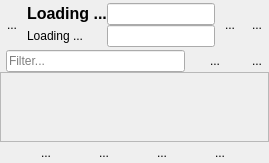
      <widget class="QWidget" name="page">
       <layout class="QVBoxLayout" name="verticalLayout_2">
        <property name="spacing">
         <number>0</number>
        </property>
        <property name="leftMargin">
         <number>0</number>
        </property>
        <property name="topMargin">
         <number>0</number>
        </property>
        <property name="rightMargin">
         <number>0</number>
        </property>
        <property name="bottomMargin">
         <number>0</number>
        </property>
        <item>
         <widget class="QWidget" name="widget" native="true">
          <layout class="QHBoxLayout" name="horizontalLayout_17">
           <property name="spacing">
            <number>3</number>
           </property>
           <property name="leftMargin">
            <number>0</number>
           </property>
           <property name="topMargin">
            <number>3</number>
           </property>
           <property name="rightMargin">
            <number>0</number>
           </property>
           <property name="bottomMargin">
            <number>3</number>
           </property>
           <item>
            <widget class="QToolButton" name="toolButton_17">
             <property name="maximumSize">
              <size>
               <width>32</width>
               <height>32</height>
              </size>
             </property>
             <property name="focusPolicy">
              <enum>Qt::NoFocus</enum>
             </property>
             <property name="text">
              <string>...</string>
             </property>
             <property name="icon">
              <iconset>
               <normaloff>:/icons/icon_avatar_40.png</normaloff>:/icons/icon_avatar_40.png</iconset>
             </property>
             <property name="iconSize">
              <size>
               <width>32</width>
               <height>32</height>
              </size>
             </property>
             <property name="autoRaise">
              <bool>true</bool>
             </property>
            </widget>
           </item>
           <item>
            <layout class="QVBoxLayout" name="verticalLayout">
             <property name="spacing">
              <number>0</number>
             </property>
             <item>
              <layout class="QHBoxLayout" name="horizontalLayout">
               <property name="spacing">
                <number>0</number>
               </property>
               <item>
                <widget class="QLabel" name="label_2">
                 <property name="sizePolicy">
                  <sizepolicy hsizetype="Expanding" vsizetype="Preferred">
                   <horstretch>0</horstretch>
                   <verstretch>0</verstretch>
                  </sizepolicy>
                 </property>
                 <property name="font">
                  <font>
                   <pointsize>12</pointsize>
                   <weight>75</weight>
                   <bold>true</bold>
                  </font>
                 </property>
                 <property name="text">
                  <string>Loading ...</string>
                 </property>
                 <property name="textInteractionFlags">
                  <set>Qt::TextSelectableByMouse</set>
                 </property>
                </widget>
               </item>
               <item>
                <widget class="QLineEdit" name="lineEdit_5"/>
               </item>
              </layout>
             </item>
             <item>
              <layout class="QHBoxLayout" name="horizontalLayout_16">
               <property name="spacing">
                <number>0</number>
               </property>
               <item>
                <widget class="QLabel" name="label_3">
                 <property name="sizePolicy">
                  <sizepolicy hsizetype="Expanding" vsizetype="Preferred">
                   <horstretch>0</horstretch>
                   <verstretch>0</verstretch>
                  </sizepolicy>
                 </property>
                 <property name="text">
                  <string>Loading ...</string>
                 </property>
                 <property name="textInteractionFlags">
                  <set>Qt::TextSelectableByMouse</set>
                 </property>
                </widget>
               </item>
               <item>
                <widget class="QLineEdit" name="lineEdit_6"/>
               </item>
              </layout>
             </item>
            </layout>
           </item>
           <item>
            <widget class="QToolButton" name="toolButton">
             <property name="focusPolicy">
              <enum>Qt::NoFocus</enum>
             </property>
             <property name="text">
              <string>...</string>
             </property>
             <property name="icon">
              <iconset>
               <normaloff>:/icons/online_30.png</normaloff>:/icons/online_30.png</iconset>
             </property>
             <property name="toolButtonStyle">
              <enum>Qt::ToolButtonIconOnly</enum>
             </property>
             <property name="autoRaise">
              <bool>true</bool>
             </property>
            </widget>
           </item>
           <item>
            <widget class="QToolButton" name="toolButton_32">
             <property name="focusPolicy">
              <enum>Qt::NoFocus</enum>
             </property>
             <property name="toolTip">
              <string>logout</string>
             </property>
             <property name="text">
              <string>...</string>
             </property>
             <property name="icon">
              <iconset>
               <normaloff>:/icons/power-button-off.png</normaloff>:/icons/power-button-off.png</iconset>
             </property>
             <property name="iconSize">
              <size>
               <width>22</width>
               <height>22</height>
              </size>
             </property>
             <property name="toolButtonStyle">
              <enum>Qt::ToolButtonIconOnly</enum>
             </property>
             <property name="autoRaise">
              <bool>true</bool>
             </property>
            </widget>
           </item>
          </layout>
         </widget>
        </item>
        <item>
         <layout class="QHBoxLayout" name="horizontalLayout_2">
          <property name="spacing">
           <number>0</number>
          </property>
          <property name="leftMargin">
           <number>6</number>
          </property>
          <item>
           <widget class="QLineEdit" name="lineEdit">
            <property name="placeholderText">
             <string>Filter...</string>
            </property>
           </widget>
          </item>
          <item>
           <widget class="QToolButton" name="toolButton_2">
            <property name="minimumSize">
             <size>
              <width>60</width>
              <height>0</height>
             </size>
            </property>
            <property name="focusPolicy">
             <enum>Qt::NoFocus</enum>
            </property>
            <property name="toolTip">
             <string>filter and order</string>
            </property>
            <property name="text">
             <string>...</string>
            </property>
            <property name="autoRaise">
             <bool>true</bool>
            </property>
           </widget>
          </item>
          <item>
           <widget class="QToolButton" name="toolButton_3">
            <property name="focusPolicy">
             <enum>Qt::NoFocus</enum>
            </property>
            <property name="toolTip">
             <string>remove only me groups</string>
            </property>
            <property name="text">
             <string>...</string>
            </property>
            <property name="icon">
             <iconset>
              <normaloff>:/icons/remove-symbol_gray64.png</normaloff>:/icons/remove-symbol_gray64.png</iconset>
            </property>
            <property name="autoRaise">
             <bool>true</bool>
            </property>
           </widget>
          </item>
         </layout>
        </item>
        <item>
         <widget class="QScrollArea" name="scrollArea">
          <property name="sizePolicy">
           <sizepolicy hsizetype="Preferred" vsizetype="Expanding">
            <horstretch>0</horstretch>
            <verstretch>0</verstretch>
           </sizepolicy>
          </property>
          <property name="focusPolicy">
           <enum>Qt::NoFocus</enum>
          </property>
          <property name="horizontalScrollBarPolicy">
           <enum>Qt::ScrollBarAlwaysOff</enum>
          </property>
          <property name="widgetResizable">
           <bool>true</bool>
          </property>
          <property name="alignment">
           <set>Qt::AlignLeading|Qt::AlignLeft|Qt::AlignTop</set>
          </property>
          <widget class="QWidget" name="scrollAreaWidgetContents">
           <property name="geometry">
            <rect>
             <x>0</x>
             <y>0</y>
             <width>364</width>
             <height>16</height>
            </rect>
           </property>
           <property name="sizePolicy">
            <sizepolicy hsizetype="Preferred" vsizetype="Fixed">
             <horstretch>0</horstretch>
             <verstretch>0</verstretch>
            </sizepolicy>
           </property>
           <layout class="QVBoxLayout" name="verticalLayout_9">
            <property name="spacing">
             <number>0</number>
            </property>
            <property name="leftMargin">
             <number>0</number>
            </property>
            <property name="topMargin">
             <number>0</number>
            </property>
            <property name="rightMargin">
             <number>0</number>
            </property>
            <property name="bottomMargin">
             <number>0</number>
            </property>
           </layout>
          </widget>
         </widget>
        </item>
        <item>
         <layout class="QHBoxLayout" name="horizontalLayout_3">
          <property name="spacing">
           <number>0</number>
          </property>
          <item>
           <widget class="QToolButton" name="toolButton_4">
            <property name="text">
             <string>...</string>
            </property>
            <property name="icon">
             <iconset>
              <normaloff>:/icons/add-square-button-gray.png</normaloff>:/icons/add-square-button-gray.png</iconset>
            </property>
            <property name="iconSize">
             <size>
              <width>22</width>
              <height>22</height>
             </size>
            </property>
            <property name="autoRaise">
             <bool>true</bool>
            </property>
           </widget>
          </item>
          <item>
           <widget class="QToolButton" name="toolButton_5">
            <property name="text">
             <string>...</string>
            </property>
            <property name="icon">
             <iconset>
              <normaloff>:/icons/groupgray.png</normaloff>:/icons/groupgray.png</iconset>
            </property>
            <property name="iconSize">
             <size>
              <width>22</width>
              <height>22</height>
             </size>
            </property>
            <property name="autoRaise">
             <bool>true</bool>
            </property>
           </widget>
          </item>
          <item>
           <widget class="QToolButton" name="toolButton_6">
            <property name="text">
             <string>...</string>
            </property>
            <property name="icon">
             <iconset>
              <normaloff>:/icons/transfer_gray64.png</normaloff>:/icons/transfer_gray64.png</iconset>
            </property>
            <property name="iconSize">
             <size>
              <width>22</width>
              <height>22</height>
             </size>
            </property>
            <property name="autoRaise">
             <bool>true</bool>
            </property>
           </widget>
          </item>
          <item>
           <widget class="QToolButton" name="toolButton_7">
            <property name="text">
             <string>...</string>
            </property>
            <property name="icon">
             <iconset>
              <normaloff>:/icons/settings_gray64.png</normaloff>:/icons/settings_gray64.png</iconset>
            </property>
            <property name="iconSize">
             <size>
              <width>22</width>
              <height>22</height>
             </size>
            </property>
            <property name="autoRaise">
             <bool>true</bool>
            </property>
           </widget>
          </item>
         </layout>
        </item>
       </layout>
      </widget>
